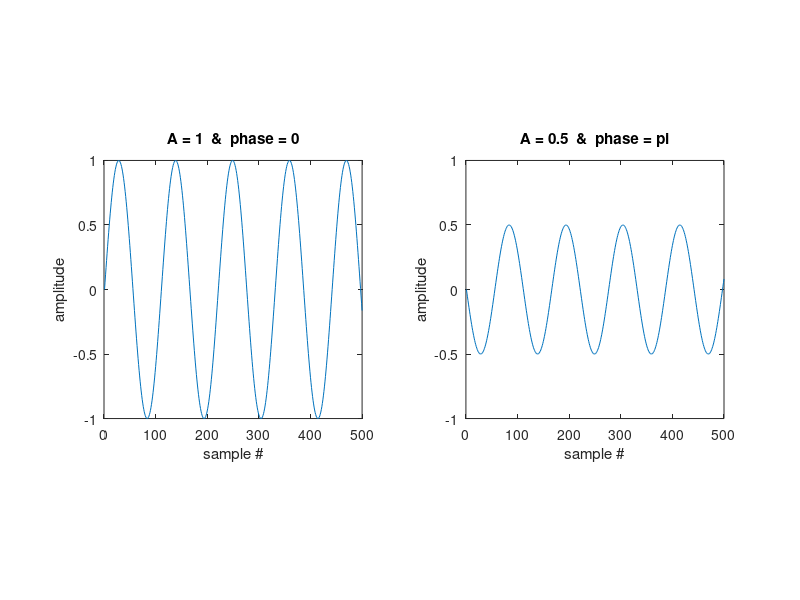

The MATLAB source for this figure:
freq = 400;
Fs = 44100;                                                                 % sampling frequency
t = [0:(1/Fs):1]';                                                          

A = 1;                                                                      % amplitude
phase = 0;
y1 = A*sin(2*pi*freq*t + phase)
figure(1)
subplot(1,2,1)
plot(y1(1:500))
title('A = 1  &  phase = 0'), xlabel('sample #'), ylabel('amplitude')
axis([0 500 -1 1]), axis square

A = 0.5;
phase = pi;
y2 = A*sin(2*pi*freq*t + phase);
subplot(1,2,2)
plot(y2(1:500))
title('A = 0.5  &  phase = pi'), xlabel('sample #'), ylabel('amplitude')
axis([0 500 -1 1]), axis square

sound(y1, Fs)

